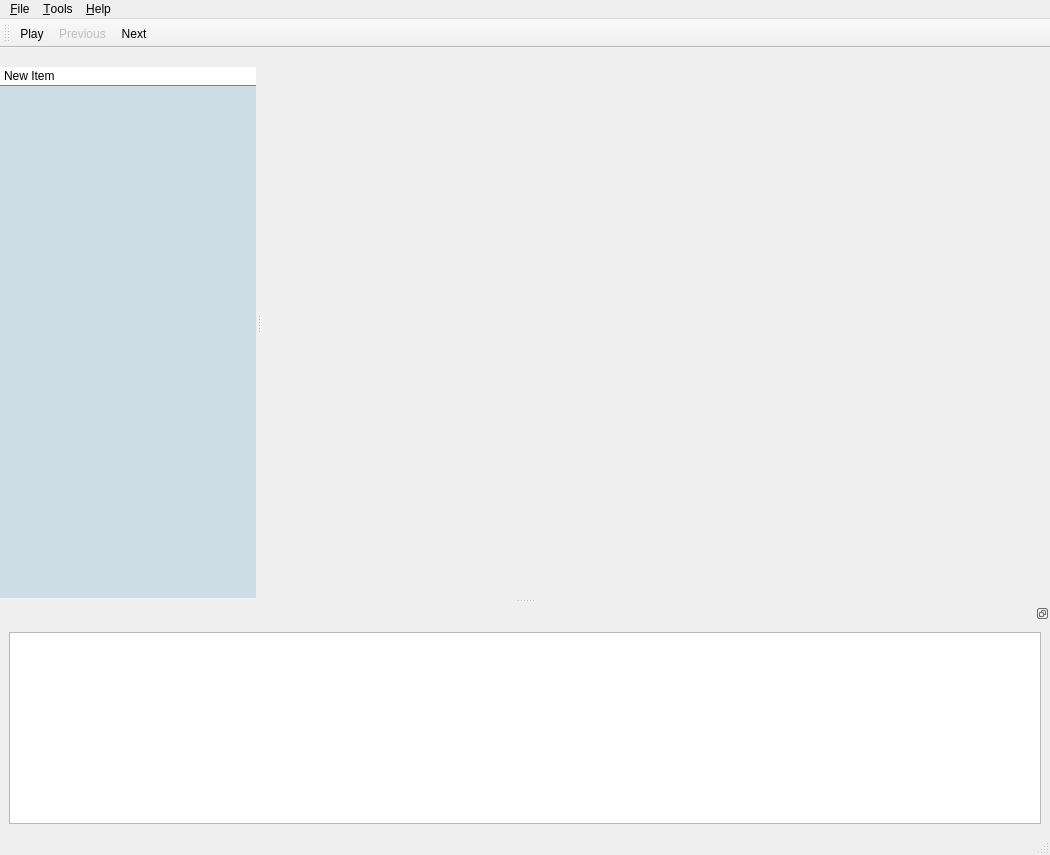
<?xml version="1.0" encoding="UTF-8"?>
<ui version="4.0">
 <class>IgMainWindow</class>
 <widget class="QMainWindow" name="IgMainWindow">
  <property name="geometry">
   <rect>
    <x>0</x>
    <y>0</y>
    <width>1050</width>
    <height>855</height>
   </rect>
  </property>
  <property name="windowTitle">
   <string>IGUANA iSpy</string>
  </property>
  <property name="windowIcon">
   <iconset resource="../interface/ispy.qrc">
    <normaloff>:/images/iguana-small.xpm</normaloff>:/images/iguana-small.xpm</iconset>
  </property>
  <property name="dockNestingEnabled">
   <bool>true</bool>
  </property>
  <property name="dockOptions">
   <set>QMainWindow::AllowNestedDocks|QMainWindow::AllowTabbedDocks|QMainWindow::AnimatedDocks|QMainWindow::VerticalTabs</set>
  </property>
  <widget class="QWidget" name="centralwidget">
   <layout class="QGridLayout" name="gridLayout"/>
  </widget>
  <widget class="QMenuBar" name="menubar">
   <property name="geometry">
    <rect>
     <x>0</x>
     <y>0</y>
     <width>1050</width>
     <height>26</height>
    </rect>
   </property>
   <widget class="QMenu" name="menuFile">
    <property name="tearOffEnabled">
     <bool>true</bool>
    </property>
    <property name="title">
     <string>&amp;File</string>
    </property>
    <addaction name="actionOpenWizard"/>
    <addaction name="actionSave"/>
    <addaction name="actionPrint"/>
    <addaction name="separator"/>
    <addaction name="actionQuit"/>
   </widget>
   <widget class="QMenu" name="menuHelp">
    <property name="tearOffEnabled">
     <bool>true</bool>
    </property>
    <property name="title">
     <string>&amp;Help</string>
    </property>
    <addaction name="actionAbout"/>
   </widget>
   <widget class="QMenu" name="menuOptions">
    <property name="tearOffEnabled">
     <bool>true</bool>
    </property>
    <property name="title">
     <string>&amp;Tools</string>
    </property>
    <property name="separatorsCollapsible">
     <bool>true</bool>
    </property>
    <widget class="QMenu" name="menuExpert_Debug_Tools">
     <property name="title">
      <string>Expert Debug Tools...</string>
     </property>
     <addaction name="actionEditSettings"/>
     <addaction name="separator"/>
     <addaction name="actionSaveSettings"/>
    </widget>
    <addaction name="actionEvent_Filter"/>
    <addaction name="separator"/>
    <addaction name="menuExpert_Debug_Tools"/>
   </widget>
   <addaction name="menuFile"/>
   <addaction name="menuOptions"/>
   <addaction name="menuHelp"/>
  </widget>
  <widget class="QStatusBar" name="statusbar"/>
  <widget class="QToolBar" name="toolBarEvent">
   <property name="windowTitle">
    <string>toolBar</string>
   </property>
   <attribute name="toolBarArea">
    <enum>TopToolBarArea</enum>
   </attribute>
   <attribute name="toolBarBreak">
    <bool>false</bool>
   </attribute>
   <addaction name="actionAuto"/>
   <addaction name="actionPrevious"/>
   <addaction name="actionNext"/>
  </widget>
  <widget class="QDockWidget" name="dockTreeWidget">
   <property name="features">
    <set>QDockWidget::DockWidgetMovable</set>
   </property>
   <attribute name="dockWidgetArea">
    <number>1</number>
   </attribute>
   <widget class="QWidget" name="dockTreeWidgetContents">
    <property name="styleSheet">
     <string notr="true">#dockTreeWidgetContents {
background-color: #cfdde6;
margin: 0px;
padding: 0px;
spacing: 0px;
}</string>
    </property>
    <layout class="QGridLayout" name="gridLayout_3">
     <property name="margin">
      <number>0</number>
     </property>
     <property name="spacing">
      <number>-1</number>
     </property>
     <item row="1" column="0">
      <widget class="QTreeWidget" name="treeWidget">
       <property name="styleSheet">
        <string notr="true">QTreeView {
background-color: #cfdde6;
alternate-background-color: #cfdde6;
	margin: 0px;
    border: 0px;
}

 QTreeView {
     show-decoration-selected: 1;
 }

 QTreeView::item {
 }

 QTreeView::item:selected {
     border-top: 1px solid #567dbc;
     border-bottom: 1px solid #567dbc;
	 border-left: 0px;
	 border-right: 0px;
 }

 QTreeView::item:selected:active{
     background: qlineargradient(x1: 0, y1: 0, x2: 0, y2: 1, stop: 0 #6ea1f1, stop: 1 #567dbc);
 }

 QTreeView::item:selected:!active {
     background: qlineargradient(x1: 0, y1: 0, x2: 0, y2: 1, stop: 0 #6b9be8, stop: 1 #577fbf);
 }
</string>
       </property>
       <property name="frameShape">
        <enum>QFrame::NoFrame</enum>
       </property>
       <property name="frameShadow">
        <enum>QFrame::Plain</enum>
       </property>
       <property name="lineWidth">
        <number>0</number>
       </property>
       <property name="horizontalScrollBarPolicy">
        <enum>Qt::ScrollBarAsNeeded</enum>
       </property>
       <property name="autoScroll">
        <bool>false</bool>
       </property>
       <property name="showDropIndicator" stdset="0">
        <bool>false</bool>
       </property>
       <property name="dragEnabled">
        <bool>false</bool>
       </property>
       <property name="alternatingRowColors">
        <bool>false</bool>
       </property>
       <property name="verticalScrollMode">
        <enum>QAbstractItemView::ScrollPerPixel</enum>
       </property>
       <property name="indentation">
        <number>10</number>
       </property>
       <property name="columnCount">
        <number>3</number>
       </property>
       <attribute name="headerVisible">
        <bool>false</bool>
       </attribute>
       <attribute name="headerCascadingSectionResizes">
        <bool>false</bool>
       </attribute>
       <attribute name="headerDefaultSectionSize">
        <number>22</number>
       </attribute>
       <attribute name="headerStretchLastSection">
        <bool>false</bool>
       </attribute>
       <column>
        <property name="text">
         <string notr="true">1</string>
        </property>
       </column>
       <column>
        <property name="text">
         <string notr="true">2</string>
        </property>
       </column>
       <column>
        <property name="text">
         <string notr="true">3</string>
        </property>
       </column>
      </widget>
     </item>
     <item row="0" column="0">
      <widget class="QComboBox" name="viewSelector">
       <property name="enabled">
        <bool>true</bool>
       </property>
       <property name="focusPolicy">
        <enum>Qt::ClickFocus</enum>
       </property>
       <property name="styleSheet">
        <string notr="true">QComboBox {
     border-bottom: 1px solid gray;
     border-radius: 0px;
     padding: 1px 18px 1px 4px;
 }

QComboBox::drop-down {
  subcontrol-origin: padding;
  subcontrol-position: top right;
  width: 15px;
  border-width: 0px;
}

QComboBox::down-arrow {
  image: url(:/images/stylesheet-branch-open.png);
  width: 8px;
}
/*
 QComboBox:!editable, QComboBox::drop-down:editable {
      background-color : qlineargradient(x1: 0, y1: 0, x2: 0, y2: 1,
                                  stop: 0 #FDFDFD, stop: 0.5 #FFFFFF,
                                  stop: 0.5 #ECECEC, stop: 1.0 #F7F7F7);
 }

 QComboBox:!editable {
     background-color: black;
 }

 QComboBox:!editable, QComboBox::drop-down:editable {
      background-color : qlineargradient(x1: 0, y1: 0, x2: 0, y2: 1,
                                  stop: 0 #FDFDFD, stop: 0.5 #FFFFFF,
                                  stop: 0.5 #ECECEC, stop: 1.0 #F7F7F7);
 }

 QComboBox:!editable:on {
    background-color: qlineargradient(x1: 0, y1: 0, x2: 0, y2: 1,
                                 stop: 0 #D3D3D3, stop: 0.4 #D8D8D8,
                                 stop: 0.5 #DDDDDD, stop: 1.0 #E1E1E1);
}

QComboBox:!editable:on QAbstractItemView:hover {
    background-color: #FDFDFD;
	color: #000000;
selection-background-color: #000000;
}

QComboBox::drop-down:editable:on {
  color: black;
  background-color: qlineargradient(x1: 0, y1: 0, x2: 0, y2: 1,
                                 stop: 0 #D3D3D3, stop: 0.4 #D8D8D8,
                                 stop: 0.5 #DDDDDD, stop: 1.0 #E1E1E1);

}

QComboBox:on { 
  padding-top: 3px;
  padding-left: 4px;
}

QComboBox::drop-down {
  subcontrol-origin: padding;
  subcontrol-position: top right;
  width: 15px;
  border-width: 0px;
}

QComboBox::down-arrow {
  image: url(:/images/stylesheet-branch-open.png);
  width: 8px;
}

QComboBox::down-arrow:on { 
  top: 1px;
  left: 1px;
}

QComboBox QListView { 
     color: blue;
     background-color: white;
     selection-color: gray;
     selection-background-color: cyan;
}

QComboBox QAbstractItemView 
{
  selection-background-color: #00ff00;
  selection-color: #000000;
  background-color:  #FDFDFD;
}

 QComboBox QAbstractItemView:hover {
    selection-background-color: #00ff00;
    background-color:  #FD0000;
 }*/</string>
       </property>
       <item>
        <property name="text">
         <string>New Item</string>
        </property>
       </item>
       <item>
        <property name="text">
         <string>New Item</string>
        </property>
       </item>
       <item>
        <property name="text">
         <string>New Item</string>
        </property>
       </item>
      </widget>
     </item>
    </layout>
   </widget>
  </widget>
  <widget class="QDockWidget" name="dockTableWidget">
   <property name="features">
    <set>QDockWidget::DockWidgetFloatable|QDockWidget::DockWidgetMovable</set>
   </property>
   <attribute name="dockWidgetArea">
    <number>8</number>
   </attribute>
   <widget class="QWidget" name="dockTableWidgetContents">
    <layout class="QGridLayout" name="gridLayout_4">
     <item row="0" column="0">
      <widget class="QTableView" name="tableView">
       <property name="editTriggers">
        <set>QAbstractItemView::NoEditTriggers</set>
       </property>
       <property name="alternatingRowColors">
        <bool>true</bool>
       </property>
       <attribute name="verticalHeaderVisible">
        <bool>false</bool>
       </attribute>
      </widget>
     </item>
    </layout>
   </widget>
  </widget>
  <action name="actionQuit">
   <property name="text">
    <string>&amp;Quit</string>
   </property>
   <property name="shortcut">
    <string>Ctrl+Q</string>
   </property>
  </action>
  <action name="actionAbout">
   <property name="enabled">
    <bool>true</bool>
   </property>
   <property name="text">
    <string>About iSpy</string>
   </property>
  </action>
  <action name="actionNext">
   <property name="icon">
    <iconset resource="../interface/ispy.qrc">
     <normaloff>:/images/next.png</normaloff>:/images/next.png</iconset>
   </property>
   <property name="text">
    <string>&amp;Next</string>
   </property>
   <property name="shortcut">
    <string comment="Show next event in the ig file">Ctrl+N</string>
   </property>
  </action>
  <action name="actionPrevious">
   <property name="enabled">
    <bool>false</bool>
   </property>
   <property name="icon">
    <iconset resource="../interface/ispy.qrc">
     <normaloff>:/images/previous.png</normaloff>:/images/previous.png</iconset>
   </property>
   <property name="text">
    <string>&amp;Previous</string>
   </property>
   <property name="shortcut">
    <string>Ctrl+P</string>
   </property>
  </action>
  <action name="actionAuto">
   <property name="checkable">
    <bool>true</bool>
   </property>
   <property name="icon">
    <iconset resource="../interface/ispy.qrc">
     <normaloff>:/images/Play1Normal.png</normaloff>
     <normalon>:/images/PausePressed.png</normalon>:/images/Play1Normal.png</iconset>
   </property>
   <property name="text">
    <string>Play</string>
   </property>
   <property name="toolTip">
    <string>Play Events</string>
   </property>
  </action>
  <action name="actionPrint">
   <property name="enabled">
    <bool>true</bool>
   </property>
   <property name="icon">
    <iconset resource="../interface/ispy.qrc">
     <normaloff>:/images/print.png</normaloff>:/images/print.png</iconset>
   </property>
   <property name="text">
    <string>Print...</string>
   </property>
  </action>
  <action name="actionSave">
   <property name="enabled">
    <bool>true</bool>
   </property>
   <property name="icon">
    <iconset resource="../interface/ispy.qrc">
     <normaloff>:/images/filesave.png</normaloff>:/images/filesave.png</iconset>
   </property>
   <property name="text">
    <string>&amp;Save as...</string>
   </property>
   <property name="shortcut">
    <string>Ctrl+S</string>
   </property>
  </action>
  <action name="actionTwig_Explorer">
   <property name="checkable">
    <bool>true</bool>
   </property>
   <property name="checked">
    <bool>true</bool>
   </property>
   <property name="text">
    <string>Tree View</string>
   </property>
  </action>
  <action name="actionObject_Inspector">
   <property name="checkable">
    <bool>true</bool>
   </property>
   <property name="checked">
    <bool>true</bool>
   </property>
   <property name="text">
    <string>Table View</string>
   </property>
  </action>
  <action name="actionSaveSettings">
   <property name="checkable">
    <bool>true</bool>
   </property>
   <property name="text">
    <string>Save Settings</string>
   </property>
   <property name="whatsThis">
    <string>Save application settings on exit</string>
   </property>
  </action>
  <action name="actionEditSettings">
   <property name="text">
    <string>Show Settings...</string>
   </property>
  </action>
  <action name="actionMaximize">
   <property name="text">
    <string>Maximize</string>
   </property>
  </action>
  <action name="actionFull_screen">
   <property name="text">
    <string>Full screen</string>
   </property>
  </action>
  <action name="actionOpenWizard">
   <property name="text">
    <string>Open...</string>
   </property>
   <property name="toolTip">
    <string>Get data to display</string>
   </property>
  </action>
  <action name="actionEvent_Filter">
   <property name="text">
    <string>Event Filter...</string>
   </property>
  </action>
 </widget>
 <resources>
  <include location="../interface/ispy.qrc"/>
 </resources>
 <connections>
  <connection>
   <sender>actionSaveSettings</sender>
   <signal>triggered(bool)</signal>
   <receiver>IgMainWindow</receiver>
   <slot>writeSettings(bool)</slot>
   <hints>
    <hint type="sourcelabel">
     <x>-1</x>
     <y>-1</y>
    </hint>
    <hint type="destinationlabel">
     <x>512</x>
     <y>387</y>
    </hint>
   </hints>
  </connection>
  <connection>
   <sender>actionEditSettings</sender>
   <signal>triggered()</signal>
   <receiver>IgMainWindow</receiver>
   <slot>showSettingsEditor()</slot>
   <hints>
    <hint type="sourcelabel">
     <x>-1</x>
     <y>-1</y>
    </hint>
    <hint type="destinationlabel">
     <x>512</x>
     <y>387</y>
    </hint>
   </hints>
  </connection>
  <connection>
   <sender>actionObject_Inspector</sender>
   <signal>triggered(bool)</signal>
   <receiver>actionObject_Inspector</receiver>
   <slot>setChecked(bool)</slot>
   <hints>
    <hint type="sourcelabel">
     <x>-1</x>
     <y>-1</y>
    </hint>
    <hint type="destinationlabel">
     <x>-1</x>
     <y>-1</y>
    </hint>
   </hints>
  </connection>
  <connection>
   <sender>actionTwig_Explorer</sender>
   <signal>triggered(bool)</signal>
   <receiver>actionTwig_Explorer</receiver>
   <slot>setChecked(bool)</slot>
   <hints>
    <hint type="sourcelabel">
     <x>-1</x>
     <y>-1</y>
    </hint>
    <hint type="destinationlabel">
     <x>-1</x>
     <y>-1</y>
    </hint>
   </hints>
  </connection>
  <connection>
   <sender>actionTwig_Explorer</sender>
   <signal>triggered(bool)</signal>
   <receiver>dockTreeWidget</receiver>
   <slot>setVisible(bool)</slot>
   <hints>
    <hint type="sourcelabel">
     <x>-1</x>
     <y>-1</y>
    </hint>
    <hint type="destinationlabel">
     <x>136</x>
     <y>330</y>
    </hint>
   </hints>
  </connection>
  <connection>
   <sender>actionObject_Inspector</sender>
   <signal>triggered(bool)</signal>
   <receiver>dockTableWidget</receiver>
   <slot>setVisible(bool)</slot>
   <hints>
    <hint type="sourcelabel">
     <x>-1</x>
     <y>-1</y>
    </hint>
    <hint type="destinationlabel">
     <x>524</x>
     <y>721</y>
    </hint>
   </hints>
  </connection>
  <connection>
   <sender>dockTableWidget</sender>
   <signal>visibilityChanged(bool)</signal>
   <receiver>actionObject_Inspector</receiver>
   <slot>setChecked(bool)</slot>
   <hints>
    <hint type="sourcelabel">
     <x>524</x>
     <y>721</y>
    </hint>
    <hint type="destinationlabel">
     <x>-1</x>
     <y>-1</y>
    </hint>
   </hints>
  </connection>
  <connection>
   <sender>dockTreeWidget</sender>
   <signal>visibilityChanged(bool)</signal>
   <receiver>actionTwig_Explorer</receiver>
   <slot>setChecked(bool)</slot>
   <hints>
    <hint type="sourcelabel">
     <x>136</x>
     <y>330</y>
    </hint>
    <hint type="destinationlabel">
     <x>-1</x>
     <y>-1</y>
    </hint>
   </hints>
  </connection>
 </connections>
 <slots>
  <slot>showRPhiGrid(bool)</slot>
  <slot>showRZGrid(bool)</slot>
  <slot>zoomIn()</slot>
  <slot>zoomOut()</slot>
  <slot>showControlCenter(bool)</slot>
  <slot>writeSettings(bool)</slot>
  <slot>editSettings()</slot>
  <slot>showSettingsEditor()</slot>
  <slot>openSettings()</slot>
  <slot>openIniFile()</slot>
  <slot>openPropertyList()</slot>
  <slot>openRegistryPath()</slot>
  <slot>refreshSettingsEditor()</slot>
  <slot>setAutoRefresh(bool)</slot>
  <slot>setFallbacksEnable(bool)</slot>
  <slot>about()</slot>
  <slot>aboutQt()</slot>
  <slot>help()</slot>
  <slot>feedback()</slot>
 </slots>
</ui>
